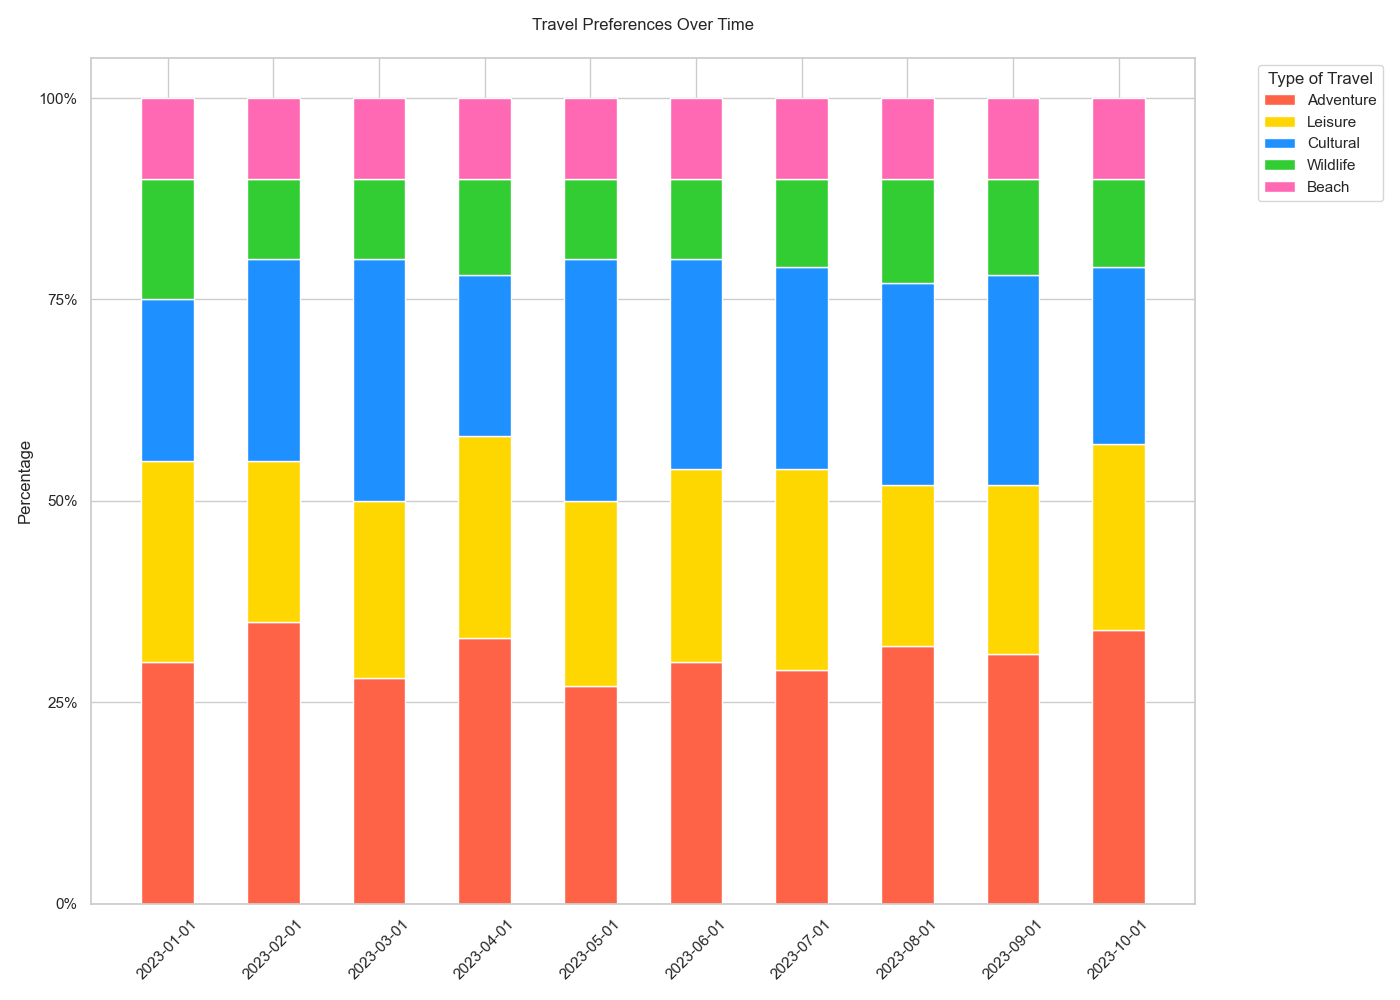

The script that drew this image:

import matplotlib.pyplot as plt
import pandas as pd
import seaborn as sns
from datetime import datetime

data = [
    {'Date': '2023-01-01', 'Adventure': '30%', 'Leisure': '25%', 'Cultural': '20%', 'Wildlife': '15%', 'Beach': '10%'},
    {'Date': '2023-02-01', 'Adventure': '35%', 'Leisure': '20%', 'Cultural': '25%', 'Wildlife': '10%', 'Beach': '10%'},
    {'Date': '2023-03-01', 'Adventure': '28%', 'Leisure': '22%', 'Cultural': '30%', 'Wildlife': '10%', 'Beach': '10%'},
    {'Date': '2023-04-01', 'Adventure': '33%', 'Leisure': '25%', 'Cultural': '20%', 'Wildlife': '12%', 'Beach': '10%'},
    {'Date': '2023-05-01', 'Adventure': '27%', 'Leisure': '23%', 'Cultural': '30%', 'Wildlife': '10%', 'Beach': '10%'},
    {'Date': '2023-06-01', 'Adventure': '30%', 'Leisure': '24%', 'Cultural': '26%', 'Wildlife': '10%', 'Beach': '10%'},
    {'Date': '2023-07-01', 'Adventure': '29%', 'Leisure': '25%', 'Cultural': '25%', 'Wildlife': '11%', 'Beach': '10%'},
    {'Date': '2023-08-01', 'Adventure': '32%', 'Leisure': '20%', 'Cultural': '25%', 'Wildlife': '13%', 'Beach': '10%'},
    {'Date': '2023-09-01', 'Adventure': '31%', 'Leisure': '21%', 'Cultural': '26%', 'Wildlife': '12%', 'Beach': '10%'},
    {'Date': '2023-10-01', 'Adventure': '34%', 'Leisure': '23%', 'Cultural': '22%', 'Wildlife': '11%', 'Beach': '10%'}
]

df = pd.DataFrame(data)

for col in df.columns:
    if col != 'Date':
        df[col] = df[col].str.rstrip('%').astype('float') / 100

df_long = df.melt(id_vars='Date', var_name='Type of Travel', value_name='Percentage')

df_long['Date'] = pd.to_datetime(df_long['Date'])
df_long.sort_values(by='Date', inplace=True)

categories = df.columns[1:]
colors = ['#FF6347', '#FFD700', '#1E90FF', '#32CD32', '#FF69B4']

fig, ax = plt.subplots(figsize=(14, 10))

left = len(df_long['Date'].unique()) * [0]

for ix, category in enumerate(categories):
    category_data = df_long[df_long['Type of Travel'] == category]
    plt.bar(
        category_data['Date'].dt.strftime('%Y-%m-%d'),
        category_data['Percentage'],
        width=0.5,
        bottom=left,
        color=colors[ix],
        edgecolor="white",
        label=category
    )
    left = left + category_data['Percentage'].values

plt.xticks(rotation=45)
plt.yticks(ticks=[0, 0.25, 0.5, 0.75, 1], labels=['0%', '25%', '50%', '75%', '100%'])
plt.ylabel('Percentage')
plt.title('Travel Preferences Over Time', pad=20)
plt.legend(title='Type of Travel', bbox_to_anchor=(1.05, 1), loc='upper left')

plt.tight_layout()

plt.show()
